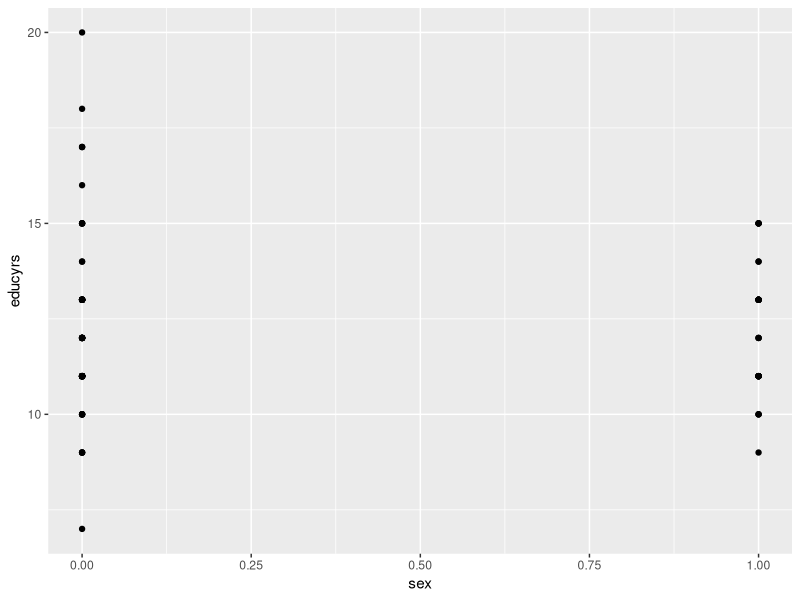
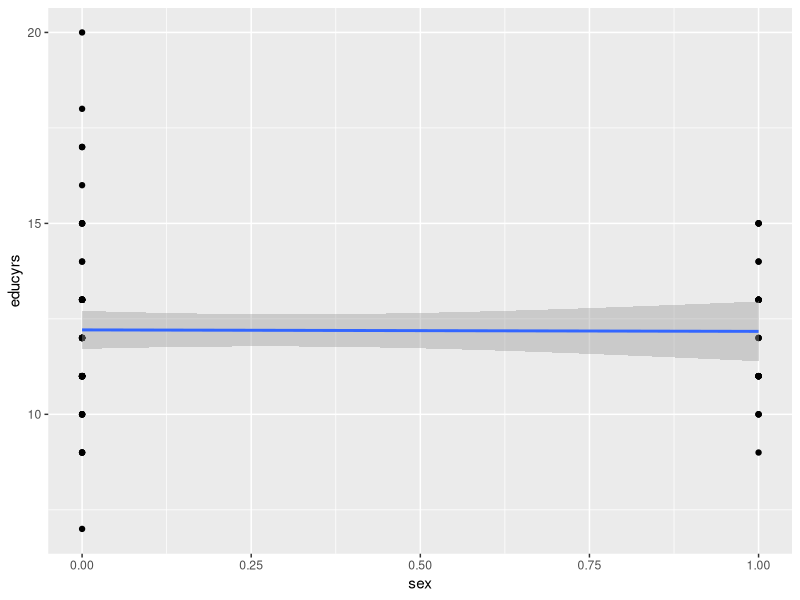
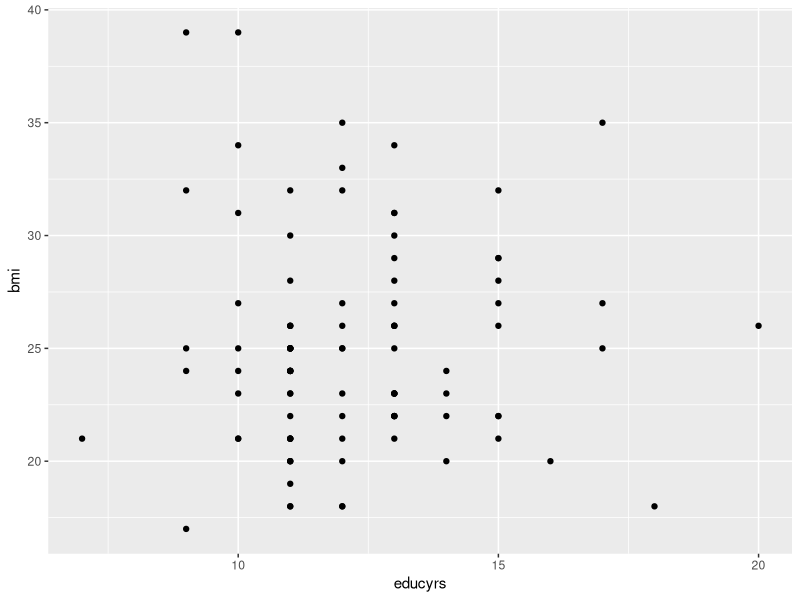
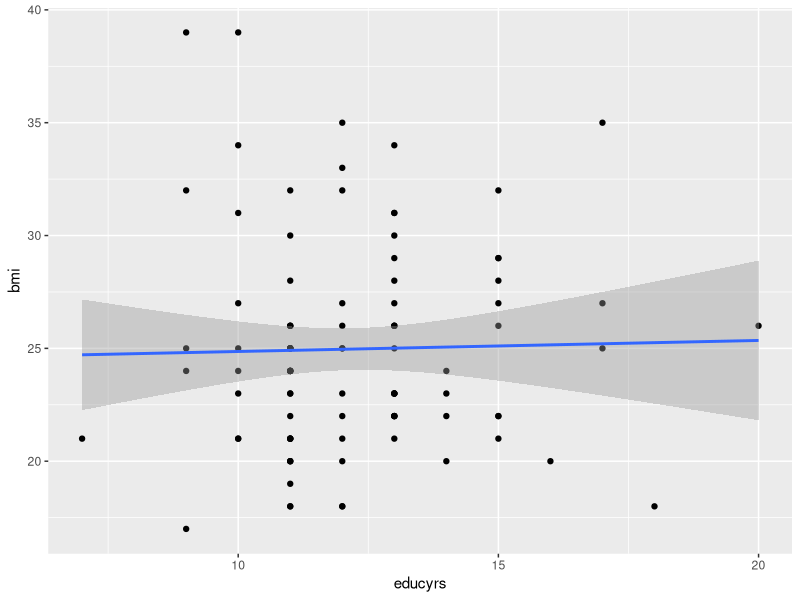

R code for these plots, in order:
## ---- chunk 1
knitr::opts_chunk$set(echo = TRUE)
library(knitr)
## ---- chunk 2
df <- read.csv("crisp-2024-sample100.csv")
## ---- chunk 3
library(ggplot2)

ggplot(data = df, aes(x = sex, y = educyrs)) + 
  geom_point()
## ---- chunk 4
mod1 <- lm(educyrs ~ sex, data = df)

summary(mod1)
## ---- chunk 5
confint(mod1)
## ---- chunk 6
ggplot(data = df, aes(x = sex, y = educyrs)) + 
  geom_point() + 
  geom_smooth(method = "lm")
## ---- chunk 7
ggplot(data = df, aes(x = educyrs, y = bmi)) + 
  geom_point()
## ---- chunk 8
mod2 <- lm(bmi ~ educyrs, data = df)

summary(mod2)
## ---- chunk 9
confint(mod2)
## ---- chunk 10
ggplot(data = df, aes(x = educyrs, y = bmi)) + 
  geom_point() + 
  geom_smooth(method = "lm")
## ---- chunk 11
mod3 <- lm(educyrs ~ age + sex, data = df)

summary(mod3)

